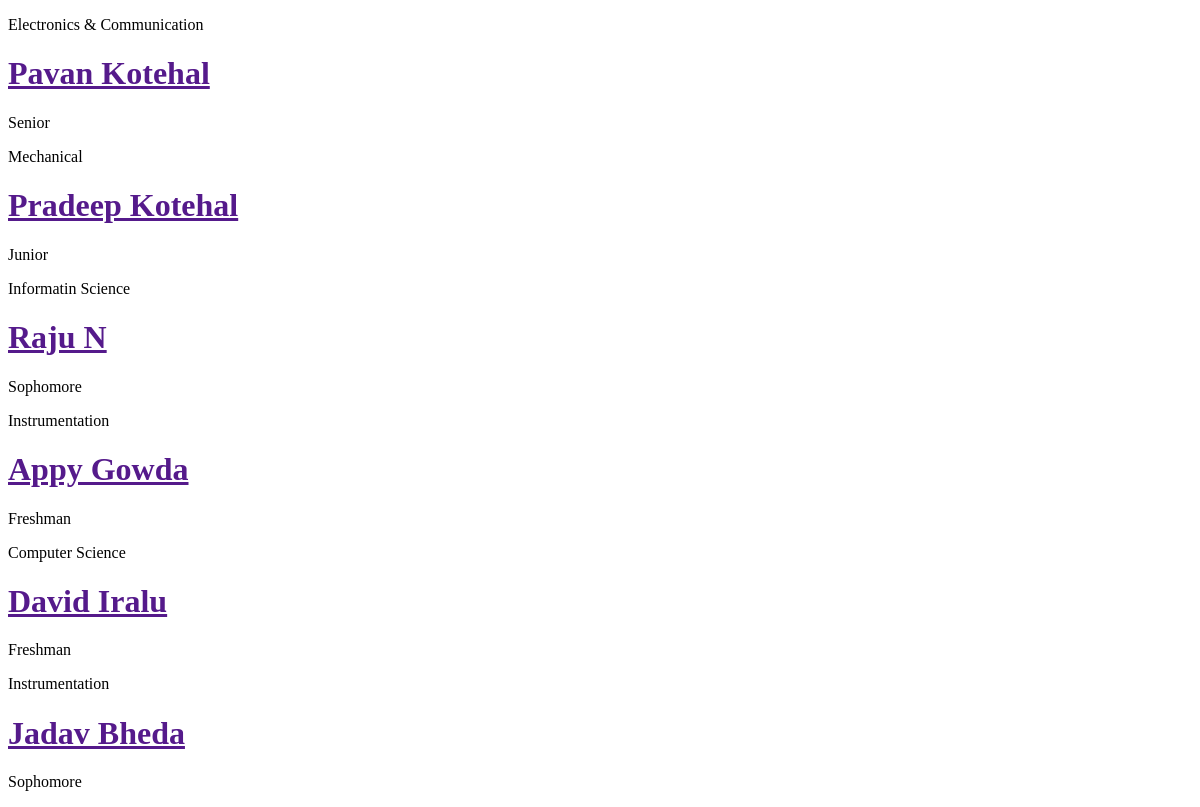
Before: / with the older database file.
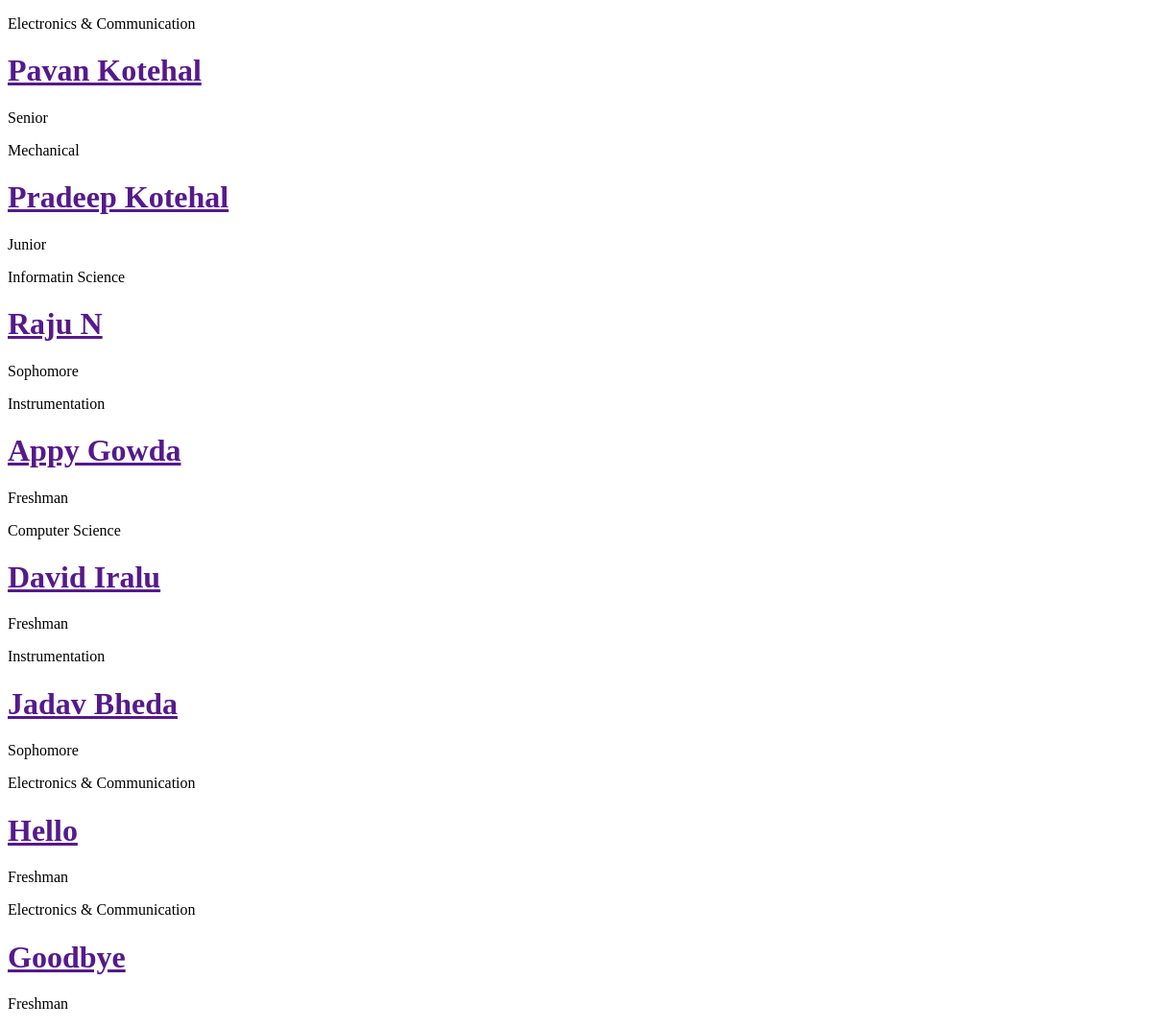
After: the same page with the newer database file.
### register/models.py (models this page shows, shortened)
class Student(models.Model):
    fname = models.CharField(max_length=50)
    lname = models.CharField(max_length=50)
    age = models.IntegerField()
    created_at = models.DateTimeField(auto_now_add=True)
    branches = models.CharField(
        max_length=2,
        choices=branches_college,
        default=ELECTRONICS_COMMUNICATIONS
    )
    year_in_school = models.CharField(
        max_length=2,
        choices=YEAR_IN_SCHOOL_CHOICES,
        default=FRESHMAN,
    )
    def __str__(self):
        return "{0} {1}".format(self.fname, self.lname)
    class Meta:
        ordering = ('created_at',)

### register/views.py (the view)
# urls.py: url(r'^$', views.student_list, name='student_list'),
def student_list(request):
    students = Student.objects.all()
    students = list(students)
    return render(request, 'register/post_list.html', {'students': students})

### register/templates/register/post_list.html (shortened to what this page needs)
<!DOCTYPE html>
<html lang="en">
<head>
</head>
<body>
    {% for student in students %}
        <div>
            <p>{{ student.get_branches_display }}</p>
            <h1><a href="">{{ student }}</a></h1>
            <p>{{ student.get_year_in_school_display |linebreaksbr }}</p>
        </div>
    {% endfor %}
</body>
</html>

Changed rows visible on the page:
added Student: branches "Electronics & Communication", fname+lname "Hello", year_in_school "Freshman"
added Student: branches "Electronics & Communication", fname+lname "Goodbye", year_in_school "Freshman"
